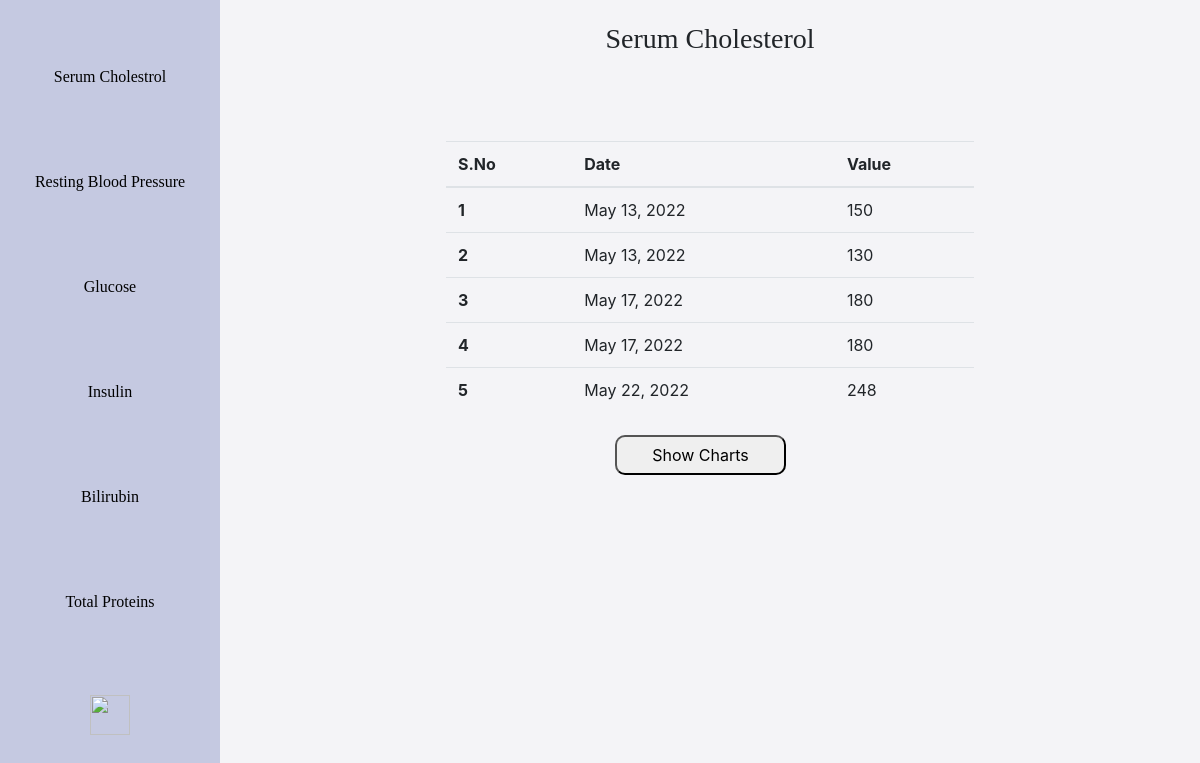
/analyze/cholesterol/ (signed in), run on an earlier commit of the app's database.
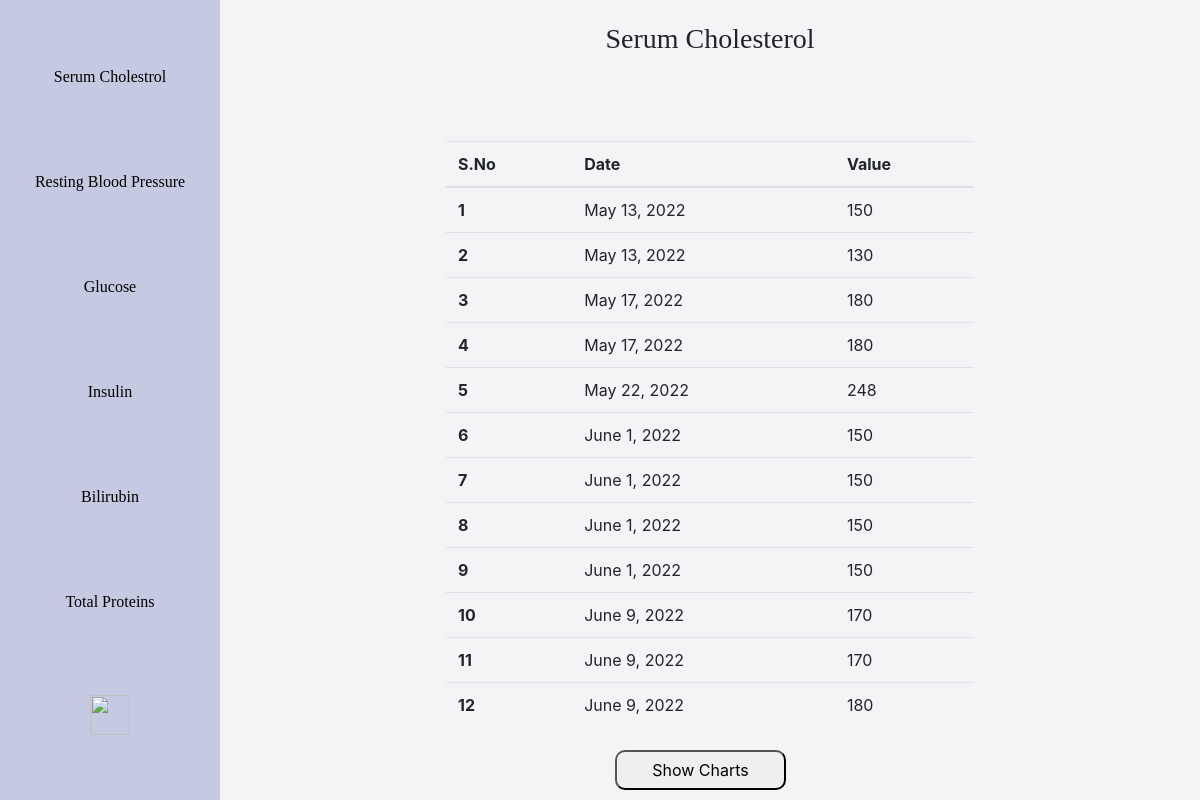
And on a later commit of the database.
### backend/models.py (models this page shows, shortened)
class HeartPatient(models.Model):
    user = models.ForeignKey(User, on_delete=models.CASCADE)
    age = models.CharField(max_length=3, blank = False)
    sex = models.CharField(max_length=6, choices=GENDER_CHOICE, default='Male')
    chest_pain_type = models.CharField(max_length=20, choices = CHEST_PAIN_CHOICE, default='Typical Angina')
    resting_blood_pressure = models.CharField(max_length=3, blank = False)
    serum_cholesterol = models.CharField(max_length=4, blank = False)
    fasting_blood_sugar_greater_than_120 = models.CharField(max_length=10, choices=[('True', 'True'), ('False', 'False')], default='False')
    resting_electrocardiographic_results = models.CharField(max_length=20, choices = [('Normal', 'Normal'), ('Having ST-T','Having ST-T'), ('Hypertrophy','Hypertrophy')], default="Normal")
    exercise_induced_angina = models.CharField(max_length=10, choices=[('True', 'True'), ('False', 'False')], default='False')
    old_peak = models.CharField(max_length=5, default="0")
    slope = models.CharField(max_length=5, default="0")
    number_of_major_vessels_coloured_by_flouroscopy = models.CharField(max_length=1, default="0")
    date = models.DateTimeField(auto_now_add=True)

### backend/views.py (the view, shortened to what this page needs)
# urls.py: path('analyze/<str:parameter>/', views.analyze1, name='analyze'),
@login_required
def analyze1(request, parameter):
    current_user = request.user
    heart_array = HeartPatient.objects.all().filter(user=current_user)
    diabetes_array = DiabetesPatient.objects.all().filter(user=current_user)
    liver_array = LiverPatient.objects.all().filter(user=current_user)
    def foo(arr, x):
        x_arr = []
        date_array = []
        for record in arr:
            if x == "serum_cholesterol":
                x_arr.append(record.serum_cholesterol)
            elif x == "resting_blood_pressure":
                x_arr.append(record.resting_blood_pressure)
            elif x == "glucose":
                x_arr.append(record.glucose)
            elif x == "insulin":
                x_arr.append(record.insulin)
            elif x == "bilirubin":
                x_arr.append(record.total_bilirubin)
            elif x == "total_protiens":
                x_arr.append(record.total_protiens)
            date_array.append(record.date.date())
        return [x_arr, date_array]
    context = {}
    test_taken = False
    if parameter == "cholesterol":
        temp = foo(heart_array, 'serum_cholesterol')
        context['value_array'] = temp[0]
        context['date_array'] = temp[1]
        list = zip(temp[0], temp[1])
        context['list'] = list
        context['value'] = 'serum_cholesterol'
        context['heading'] = 'Serum Cholesterol'
        test_taken = True
    context['test_taken'] = test_taken
    print(test_taken)
    return render(request,'backend/analyze.html', context)

### backend/templates/backend/analyze.html (shortened to what this page needs)
{% extends "backend/base.html"%}
{% load crispy_forms_tags %}
{% load static %}
{% block content %}
<body>
  <div class="sidebar">
    <a href="{% url 'analyze' 'cholesterol' %}">
      Serum Cholestrol
    </a>
    <a href="{% url 'analyze' 'restingBloodPressure' %}">
      Resting Blood Pressure
    </a>
    <a href="{% url 'analyze' 'glucose' %}">
      Glucose
    </a>
    <a href="{% url 'analyze' 'insulin' %}">
      Insulin
    </a>
    <a href="{% url 'analyze' 'bilirubin' %}">
      Bilirubin
    </a>
    <a href="{% url 'analyze' 'total_protiens' %}">
      Total Proteins
    </a>
    <a href="{% url 'home' %}">
      <img src="https://upload.wikimedia.org/wikipedia/commons/thumb/e/e6/Home_Icon.svg/2048px-Home_Icon.svg.png" class="home-img">
    </a>
  </div>
  <div class="content">
    <h3>{{heading}}</h3>
    {% if list %}
    <table class="table">
      <thead>
        <tr>
          <th scope="col">S.No</th>
          <th scope="col">Date</th>
          <th scope="col">Value</th>
        </tr>
      </thead>
      <tbody>
        {% for date, value in list %}
        <tr>
          <th scope="row">{{forloop.counter}}</th>
          <td>{{value}}</td>
          <td>{{date}}</td>
        </tr>
        {% endfor %}
      </tbody>
    </table>
    <button class="show-chart-btn">Show Charts</button>
    {% else %}
    <h2> It looks like you haven't take the test of the disease which includes this parameter. </h2>
    {% endif %}
  </div>
</body>
{% endblock %}

### backend/templates/backend/base.html (shortened to what this page needs)
{% load static %}
<html>
<head>
    <link rel="stylesheet" href="https://maxcdn.bootstrapcdn.com/bootstrap/4.0.0/css/bootstrap.min.css">
</head>
<body>
        <div>
          {% block content %}{% endblock %}
        </div>
  </body>
</html>

### backend/templates/backend/analyze.html (style rules this page uses)
body { box-sizing: border-box; background-color: #e3e1e95c; height: 100vh; width: 100vw; margin: 0 !important; overflow-x: hidden; }
.sidebar { margin: 0; padding: 0; width: 220px; background-color: #9ba2cf87; position: fixed; height: 100%; overflow: auto; display: flex; flex-direction: column; justify-content: space-evenly; }
.sidebar a { color: black; text-align: center; padding: 16px; text-decoration: none; font-family: 'Arvo', serif; }
.home-img { width: 40px; height: 40px; }
div.content { margin-left: 220px; padding: 1px 16px; height: 100vh; }
.content h3 { padding-top: 5px; padding-bottom: 5px; margin-top: 2vh; text-align: center; font-family: 'Arvo', serif; }
.table { width: calc(100% - 35vw); margin: auto; margin-top: 10vh ; }
.show-chart-btn { width: 18%; height: 5vh; border-radius: 10px; margin-left: 40%; margin-top: 2.5%; }

What changed in the data, as far as the page shows it:
added HeartPatient: list "150"
added HeartPatient: list "150"
added HeartPatient: list "150"
added HeartPatient: list "150"
added HeartPatient: list "170"
added HeartPatient: list "170"
added HeartPatient: list "180"
Also different on the page:
new list line: "6 June 1, 2022"
new list line: "7 June 1, 2022"
new list line: "8 June 1, 2022"
new list line: "9 June 1, 2022"
new list line: "10 June 9, 2022"
new list line: "11 June 9, 2022"
new list line: "12 June 9, 2022"
